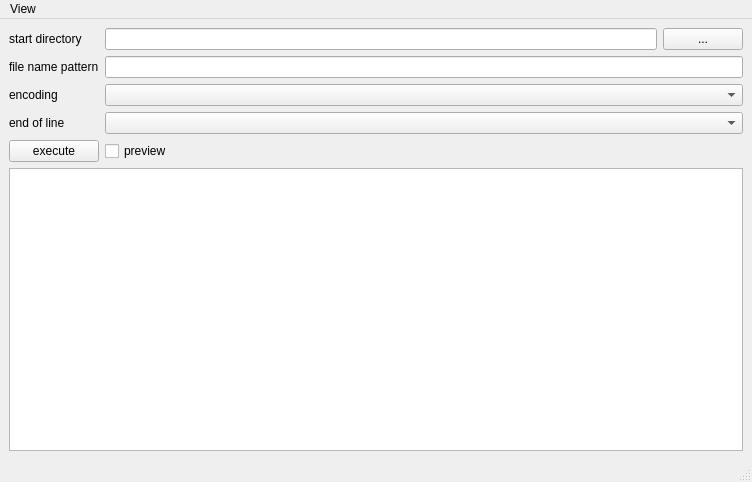
<?xml version="1.0" encoding="UTF-8"?>
<ui version="4.0">
 <class>MainWindow</class>
 <widget class="QMainWindow" name="MainWindow">
  <property name="geometry">
   <rect>
    <x>0</x>
    <y>0</y>
    <width>752</width>
    <height>482</height>
   </rect>
  </property>
  <property name="windowTitle">
   <string>conv_encoding</string>
  </property>
  <widget class="QWidget" name="centralwidget">
   <layout class="QGridLayout" name="gridLayout">
    <item row="0" column="0">
     <widget class="QLabel" name="label">
      <property name="text">
       <string>start directory</string>
      </property>
     </widget>
    </item>
    <item row="0" column="1">
     <layout class="QHBoxLayout" name="horizontalLayout">
      <item>
       <widget class="QLineEdit" name="lineEdit_start_dir"/>
      </item>
      <item>
       <widget class="QPushButton" name="pushButton_dir">
        <property name="text">
         <string>...</string>
        </property>
       </widget>
      </item>
     </layout>
    </item>
    <item row="1" column="0">
     <widget class="QLabel" name="label_3">
      <property name="toolTip">
       <string>wild card format</string>
      </property>
      <property name="text">
       <string>file name pattern</string>
      </property>
     </widget>
    </item>
    <item row="1" column="1">
     <widget class="QLineEdit" name="lineEdit_pattern">
      <property name="text">
       <string/>
      </property>
     </widget>
    </item>
    <item row="2" column="0">
     <widget class="QLabel" name="label_2">
      <property name="text">
       <string>encoding</string>
      </property>
     </widget>
    </item>
    <item row="2" column="1">
     <widget class="QComboBox" name="comboBox_encoding"/>
    </item>
    <item row="3" column="0">
     <widget class="QLabel" name="label_4">
      <property name="text">
       <string>end of line</string>
      </property>
     </widget>
    </item>
    <item row="3" column="1">
     <widget class="QComboBox" name="comboBox_eol"/>
    </item>
    <item row="4" column="0">
     <widget class="QPushButton" name="pushButton_exec">
      <property name="text">
       <string>execute</string>
      </property>
     </widget>
    </item>
    <item row="4" column="1">
     <widget class="QCheckBox" name="checkBox_preview">
      <property name="text">
       <string>preview</string>
      </property>
     </widget>
    </item>
    <item row="5" column="0" colspan="2">
     <widget class="QTextEdit" name="textEdit_output"/>
    </item>
   </layout>
  </widget>
  <widget class="QMenuBar" name="menubar">
   <property name="geometry">
    <rect>
     <x>0</x>
     <y>0</y>
     <width>752</width>
     <height>26</height>
    </rect>
   </property>
   <widget class="QMenu" name="menuView">
    <property name="title">
     <string>View</string>
    </property>
    <addaction name="actionFont"/>
    <addaction name="actionLanguage"/>
   </widget>
   <addaction name="menuView"/>
  </widget>
  <widget class="QStatusBar" name="statusbar"/>
  <action name="actionFont">
   <property name="text">
    <string>Font</string>
   </property>
  </action>
  <action name="actionLanguage">
   <property name="text">
    <string>Language</string>
   </property>
  </action>
 </widget>
 <resources/>
 <connections/>
</ui>
